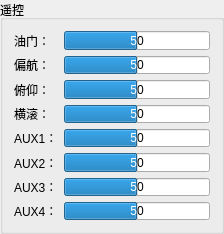
       <widget class="QGroupBox" name="groupBox">
        <property name="minimumSize">
         <size>
          <width>224</width>
          <height>234</height>
         </size>
        </property>
        <property name="maximumSize">
         <size>
          <width>224</width>
          <height>234</height>
         </size>
        </property>
        <property name="title">
         <string>遥控</string>
        </property>
        <layout class="QGridLayout" name="gridLayout_11">
         <item row="0" column="0">
          <widget class="QLabel" name="label_3">
           <property name="text">
            <string>油门：</string>
           </property>
          </widget>
         </item>
         <item row="0" column="1">
          <widget class="QProgressBar" name="progressBar_thr">
           <property name="autoFillBackground">
            <bool>false</bool>
           </property>
           <property name="maximum">
            <number>100</number>
           </property>
           <property name="value">
            <number>50</number>
           </property>
           <property name="textVisible">
            <bool>true</bool>
           </property>
           <property name="orientation">
            <enum>Qt::Horizontal</enum>
           </property>
           <property name="invertedAppearance">
            <bool>false</bool>
           </property>
           <property name="format">
            <string>%p</string>
           </property>
          </widget>
         </item>
         <item row="1" column="0">
          <widget class="QLabel" name="label_4">
           <property name="text">
            <string>偏航：</string>
           </property>
          </widget>
         </item>
         <item row="1" column="1">
          <widget class="QProgressBar" name="progressBar_yaw">
           <property name="autoFillBackground">
            <bool>false</bool>
           </property>
           <property name="maximum">
            <number>100</number>
           </property>
           <property name="value">
            <number>50</number>
           </property>
           <property name="textVisible">
            <bool>true</bool>
           </property>
           <property name="orientation">
            <enum>Qt::Horizontal</enum>
           </property>
           <property name="invertedAppearance">
            <bool>false</bool>
           </property>
           <property name="format">
            <string>%p</string>
           </property>
          </widget>
         </item>
         <item row="2" column="0">
          <widget class="QLabel" name="label_5">
           <property name="text">
            <string>俯仰：</string>
           </property>
          </widget>
         </item>
         <item row="2" column="1">
          <widget class="QProgressBar" name="progressBar_pitch">
           <property name="autoFillBackground">
            <bool>false</bool>
           </property>
           <property name="maximum">
            <number>100</number>
           </property>
           <property name="value">
            <number>50</number>
           </property>
           <property name="textVisible">
            <bool>true</bool>
           </property>
           <property name="orientation">
            <enum>Qt::Horizontal</enum>
           </property>
           <property name="invertedAppearance">
            <bool>false</bool>
           </property>
           <property name="format">
            <string>%p</string>
           </property>
          </widget>
         </item>
         <item row="3" column="0">
          <widget class="QLabel" name="label_6">
           <property name="text">
            <string>横滚：</string>
           </property>
          </widget>
         </item>
         <item row="3" column="1">
          <widget class="QProgressBar" name="progressBar_roll">
           <property name="autoFillBackground">
            <bool>false</bool>
           </property>
           <property name="maximum">
            <number>100</number>
           </property>
           <property name="value">
            <number>50</number>
           </property>
           <property name="textVisible">
            <bool>true</bool>
           </property>
           <property name="orientation">
            <enum>Qt::Horizontal</enum>
           </property>
           <property name="invertedAppearance">
            <bool>false</bool>
           </property>
           <property name="format">
            <string>%p</string>
           </property>
          </widget>
         </item>
         <item row="4" column="0">
          <widget class="QLabel" name="label_7">
           <property name="text">
            <string>AUX1：</string>
           </property>
          </widget>
         </item>
         <item row="4" column="1">
          <widget class="QProgressBar" name="progressBar_aux1">
           <property name="autoFillBackground">
            <bool>false</bool>
           </property>
           <property name="maximum">
            <number>100</number>
           </property>
           <property name="value">
            <number>50</number>
           </property>
           <property name="textVisible">
            <bool>true</bool>
           </property>
           <property name="orientation">
            <enum>Qt::Horizontal</enum>
           </property>
           <property name="invertedAppearance">
            <bool>false</bool>
           </property>
           <property name="format">
            <string>%p</string>
           </property>
          </widget>
         </item>
         <item row="5" column="0">
          <widget class="QLabel" name="label_8">
           <property name="text">
            <string>AUX2：</string>
           </property>
          </widget>
         </item>
         <item row="5" column="1">
          <widget class="QProgressBar" name="progressBar_aux2">
           <property name="autoFillBackground">
            <bool>false</bool>
           </property>
           <property name="maximum">
            <number>100</number>
           </property>
           <property name="value">
            <number>50</number>
           </property>
           <property name="textVisible">
            <bool>true</bool>
           </property>
           <property name="orientation">
            <enum>Qt::Horizontal</enum>
           </property>
           <property name="invertedAppearance">
            <bool>false</bool>
           </property>
           <property name="format">
            <string>%p</string>
           </property>
          </widget>
         </item>
         <item row="6" column="0">
          <widget class="QLabel" name="label_9">
           <property name="text">
            <string>AUX3：</string>
           </property>
          </widget>
         </item>
         <item row="6" column="1">
          <widget class="QProgressBar" name="progressBar_aux3">
           <property name="autoFillBackground">
            <bool>false</bool>
           </property>
           <property name="maximum">
            <number>100</number>
           </property>
           <property name="value">
            <number>50</number>
           </property>
           <property name="textVisible">
            <bool>true</bool>
           </property>
           <property name="orientation">
            <enum>Qt::Horizontal</enum>
           </property>
           <property name="invertedAppearance">
            <bool>false</bool>
           </property>
           <property name="format">
            <string>%p</string>
           </property>
          </widget>
         </item>
         <item row="7" column="0">
          <widget class="QLabel" name="label_10">
           <property name="text">
            <string>AUX4：</string>
           </property>
          </widget>
         </item>
         <item row="7" column="1">
          <widget class="QProgressBar" name="progressBar_aux4">
           <property name="autoFillBackground">
            <bool>false</bool>
           </property>
           <property name="maximum">
            <number>100</number>
           </property>
           <property name="value">
            <number>50</number>
           </property>
           <property name="textVisible">
            <bool>true</bool>
           </property>
           <property name="orientation">
            <enum>Qt::Horizontal</enum>
           </property>
           <property name="invertedAppearance">
            <bool>false</bool>
           </property>
           <property name="format">
            <string>%p</string>
           </property>
          </widget>
         </item>
        </layout>
       </widget>
